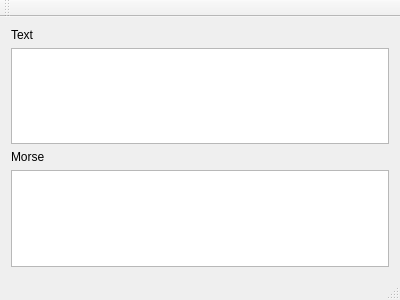
<?xml version="1.0" encoding="UTF-8"?>
<ui version="4.0">
 <class>MainWindow</class>
 <widget class="QMainWindow" name="MainWindow">
  <property name="geometry">
   <rect>
    <x>0</x>
    <y>0</y>
    <width>400</width>
    <height>300</height>
   </rect>
  </property>
  <property name="windowTitle">
   <string>MainWindow</string>
  </property>
  <widget class="QWidget" name="centralWidget">
   <layout class="QVBoxLayout" name="verticalLayout">
    <item>
     <widget class="QLabel" name="label">
      <property name="text">
       <string>Text</string>
      </property>
     </widget>
    </item>
    <item>
     <widget class="QPlainTextEdit" name="textEdit"/>
    </item>
    <item>
     <widget class="QLabel" name="label_2">
      <property name="text">
       <string>Morse</string>
      </property>
     </widget>
    </item>
    <item>
     <widget class="QPlainTextEdit" name="morseEdit"/>
    </item>
   </layout>
  </widget>
  <widget class="QMenuBar" name="menuBar">
   <property name="geometry">
    <rect>
     <x>0</x>
     <y>0</y>
     <width>400</width>
     <height>24</height>
    </rect>
   </property>
  </widget>
  <widget class="QToolBar" name="mainToolBar">
   <attribute name="toolBarArea">
    <enum>TopToolBarArea</enum>
   </attribute>
   <attribute name="toolBarBreak">
    <bool>false</bool>
   </attribute>
  </widget>
  <widget class="QStatusBar" name="statusBar"/>
 </widget>
 <layoutdefault spacing="6" margin="11"/>
 <resources/>
 <connections/>
</ui>
